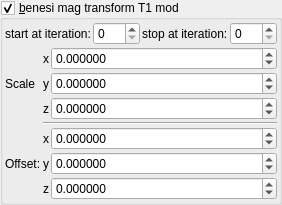
    <widget class="MyGroupBox" name="groupCheck_transf_function_enabledx_false">
     <property name="toolTip">
      <string/>
     </property>
     <property name="title">
      <string>&amp;benesi mag transform T1 mod</string>
     </property>
     <property name="checkable">
      <bool>true</bool>
     </property>
     <layout class="QVBoxLayout" name="verticalLayout_32" stretch="0,0">
      <property name="spacing">
       <number>2</number>
      </property>
      <property name="leftMargin">
       <number>2</number>
      </property>
      <property name="topMargin">
       <number>2</number>
      </property>
      <property name="rightMargin">
       <number>2</number>
      </property>
      <property name="bottomMargin">
       <number>2</number>
      </property>
      <item>
       <layout class="QHBoxLayout" name="horizontalLayout_23" stretch="0,1,0,1">
        <item>
         <widget class="QLabel" name="label_105">
          <property name="text">
           <string>start at iteration:</string>
          </property>
         </widget>
        </item>
        <item>
         <widget class="MySpinBox" name="spinboxInt_transf_start_iterations_D">
          <property name="sizePolicy">
           <sizepolicy hsizetype="Minimum" vsizetype="Maximum">
            <horstretch>0</horstretch>
            <verstretch>0</verstretch>
           </sizepolicy>
          </property>
          <property name="minimum">
           <number>0</number>
          </property>
          <property name="maximum">
           <number>999</number>
          </property>
          <property name="value">
           <number>0</number>
          </property>
         </widget>
        </item>
        <item>
         <widget class="QLabel" name="label_76">
          <property name="text">
           <string>stop at iteration:</string>
          </property>
         </widget>
        </item>
        <item>
         <widget class="MySpinBox" name="spinboxInt_transf_stop_iterationsTM_1">
          <property name="sizePolicy">
           <sizepolicy hsizetype="Preferred" vsizetype="Maximum">
            <horstretch>0</horstretch>
            <verstretch>0</verstretch>
           </sizepolicy>
          </property>
          <property name="maximum">
           <number>999</number>
          </property>
         </widget>
        </item>
       </layout>
      </item>
      <item>
       <layout class="QGridLayout" name="gridLayout_69" columnstretch="0,0,1">
        <property name="spacing">
         <number>2</number>
        </property>
        <item row="5" column="1">
         <widget class="QLabel" name="label_136">
          <property name="sizePolicy">
           <sizepolicy hsizetype="Preferred" vsizetype="Preferred">
            <horstretch>0</horstretch>
            <verstretch>0</verstretch>
           </sizepolicy>
          </property>
          <property name="text">
           <string notr="true">y</string>
          </property>
          <property name="alignment">
           <set>Qt::AlignRight|Qt::AlignTrailing|Qt::AlignVCenter</set>
          </property>
         </widget>
        </item>
        <item row="2" column="1">
         <widget class="QLabel" name="label_139">
          <property name="sizePolicy">
           <sizepolicy hsizetype="Preferred" vsizetype="Preferred">
            <horstretch>0</horstretch>
            <verstretch>0</verstretch>
           </sizepolicy>
          </property>
          <property name="text">
           <string notr="true">z</string>
          </property>
          <property name="alignment">
           <set>Qt::AlignRight|Qt::AlignTrailing|Qt::AlignVCenter</set>
          </property>
         </widget>
        </item>
        <item row="0" column="2">
         <widget class="MyDoubleSpinBox" name="spinbox3_transf_scale3D_333_x">
          <property name="sizePolicy">
           <sizepolicy hsizetype="Minimum" vsizetype="Maximum">
            <horstretch>0</horstretch>
            <verstretch>0</verstretch>
           </sizepolicy>
          </property>
          <property name="prefix">
           <string/>
          </property>
          <property name="suffix">
           <string/>
          </property>
          <property name="decimals">
           <number>6</number>
          </property>
          <property name="minimum">
           <double>-99.989999999999995</double>
          </property>
          <property name="maximum">
           <double>99.989999999999995</double>
          </property>
          <property name="singleStep">
           <double>0.100000000000000</double>
          </property>
         </widget>
        </item>
        <item row="4" column="2">
         <widget class="MyDoubleSpinBox" name="spinbox3_transf_addition_constant_111_x">
          <property name="sizePolicy">
           <sizepolicy hsizetype="Minimum" vsizetype="Maximum">
            <horstretch>0</horstretch>
            <verstretch>0</verstretch>
           </sizepolicy>
          </property>
          <property name="prefix">
           <string/>
          </property>
          <property name="suffix">
           <string/>
          </property>
          <property name="decimals">
           <number>6</number>
          </property>
          <property name="minimum">
           <double>-99.989999999999995</double>
          </property>
          <property name="maximum">
           <double>99.989999999999995</double>
          </property>
          <property name="singleStep">
           <double>0.100000000000000</double>
          </property>
         </widget>
        </item>
        <item row="4" column="1">
         <widget class="QLabel" name="label_135">
          <property name="sizePolicy">
           <sizepolicy hsizetype="Preferred" vsizetype="Preferred">
            <horstretch>0</horstretch>
            <verstretch>0</verstretch>
           </sizepolicy>
          </property>
          <property name="text">
           <string notr="true">x</string>
          </property>
          <property name="alignment">
           <set>Qt::AlignRight|Qt::AlignTrailing|Qt::AlignVCenter</set>
          </property>
         </widget>
        </item>
        <item row="0" column="1">
         <widget class="QLabel" name="label_137">
          <property name="sizePolicy">
           <sizepolicy hsizetype="Preferred" vsizetype="Preferred">
            <horstretch>0</horstretch>
            <verstretch>0</verstretch>
           </sizepolicy>
          </property>
          <property name="text">
           <string notr="true">x</string>
          </property>
          <property name="alignment">
           <set>Qt::AlignRight|Qt::AlignTrailing|Qt::AlignVCenter</set>
          </property>
         </widget>
        </item>
        <item row="6" column="1">
         <widget class="QLabel" name="label_134">
          <property name="sizePolicy">
           <sizepolicy hsizetype="Preferred" vsizetype="Preferred">
            <horstretch>0</horstretch>
            <verstretch>0</verstretch>
           </sizepolicy>
          </property>
          <property name="text">
           <string notr="true">z</string>
          </property>
          <property name="alignment">
           <set>Qt::AlignRight|Qt::AlignTrailing|Qt::AlignVCenter</set>
          </property>
         </widget>
        </item>
        <item row="5" column="0">
         <widget class="QLabel" name="label_260">
          <property name="text">
           <string>Offset:</string>
          </property>
         </widget>
        </item>
        <item row="5" column="2">
         <widget class="MyDoubleSpinBox" name="spinbox3_transf_addition_constant_111_y">
          <property name="sizePolicy">
           <sizepolicy hsizetype="Minimum" vsizetype="Maximum">
            <horstretch>0</horstretch>
            <verstretch>0</verstretch>
           </sizepolicy>
          </property>
          <property name="prefix">
           <string/>
          </property>
          <property name="suffix">
           <string/>
          </property>
          <property name="decimals">
           <number>6</number>
          </property>
          <property name="minimum">
           <double>-99.989999999999995</double>
          </property>
          <property name="maximum">
           <double>99.989999999999995</double>
          </property>
          <property name="singleStep">
           <double>0.100000000000000</double>
          </property>
         </widget>
        </item>
        <item row="2" column="2">
         <widget class="MyDoubleSpinBox" name="spinbox3_transf_scale3D_333_z">
          <property name="sizePolicy">
           <sizepolicy hsizetype="Minimum" vsizetype="Maximum">
            <horstretch>0</horstretch>
            <verstretch>0</verstretch>
           </sizepolicy>
          </property>
          <property name="prefix">
           <string/>
          </property>
          <property name="suffix">
           <string/>
          </property>
          <property name="decimals">
           <number>6</number>
          </property>
          <property name="minimum">
           <double>-99.989999999999995</double>
          </property>
          <property name="maximum">
           <double>99.989999999999995</double>
          </property>
          <property name="singleStep">
           <double>0.100000000000000</double>
          </property>
         </widget>
        </item>
        <item row="1" column="0">
         <widget class="QLabel" name="label_261">
          <property name="text">
           <string>Scale</string>
          </property>
         </widget>
        </item>
        <item row="6" column="2">
         <widget class="MyDoubleSpinBox" name="spinbox3_transf_addition_constant_111_z">
          <property name="sizePolicy">
           <sizepolicy hsizetype="Minimum" vsizetype="Maximum">
            <horstretch>0</horstretch>
            <verstretch>0</verstretch>
           </sizepolicy>
          </property>
          <property name="prefix">
           <string/>
          </property>
          <property name="suffix">
           <string/>
          </property>
          <property name="decimals">
           <number>6</number>
          </property>
          <property name="minimum">
           <double>-99.989999999999995</double>
          </property>
          <property name="maximum">
           <double>99.989999999999995</double>
          </property>
          <property name="singleStep">
           <double>0.100000000000000</double>
          </property>
         </widget>
        </item>
        <item row="1" column="1">
         <widget class="QLabel" name="label_138">
          <property name="sizePolicy">
           <sizepolicy hsizetype="Preferred" vsizetype="Preferred">
            <horstretch>0</horstretch>
            <verstretch>0</verstretch>
           </sizepolicy>
          </property>
          <property name="text">
           <string notr="true">y</string>
          </property>
          <property name="alignment">
           <set>Qt::AlignRight|Qt::AlignTrailing|Qt::AlignVCenter</set>
          </property>
         </widget>
        </item>
        <item row="1" column="2">
         <widget class="MyDoubleSpinBox" name="spinbox3_transf_scale3D_333_y">
          <property name="sizePolicy">
           <sizepolicy hsizetype="Minimum" vsizetype="Maximum">
            <horstretch>0</horstretch>
            <verstretch>0</verstretch>
           </sizepolicy>
          </property>
          <property name="prefix">
           <string/>
          </property>
          <property name="suffix">
           <string/>
          </property>
          <property name="decimals">
           <number>6</number>
          </property>
          <property name="minimum">
           <double>-99.989999999999995</double>
          </property>
          <property name="maximum">
           <double>99.989999999999995</double>
          </property>
          <property name="singleStep">
           <double>0.100000000000000</double>
          </property>
         </widget>
        </item>
        <item row="3" column="1" colspan="2">
         <widget class="Line" name="line_54">
          <property name="orientation">
           <enum>Qt::Horizontal</enum>
          </property>
         </widget>
        </item>
       </layout>
      </item>
     </layout>
    </widget>
